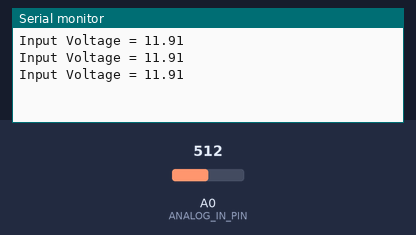
This sketch was run on a simulated Arduino Uno, built with avr-gcc and run on an emulated ATmega328P. Parts: the last lines printed to the serial monitor. The inputs (shaded band) are chosen by the test bench; at power-on: A0 (ANALOG_IN_PIN) = 512.

Above: at 1.3 s.
1.4 s: A0 (ANALOG_IN_PIN) set to 716
At 1.9 s:
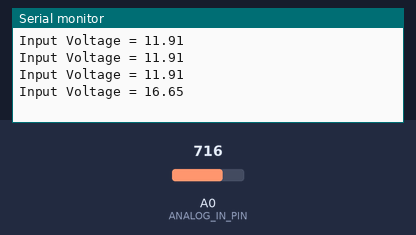
2.9 s: A0 (ANALOG_IN_PIN) set to 900
At 3.4 s:
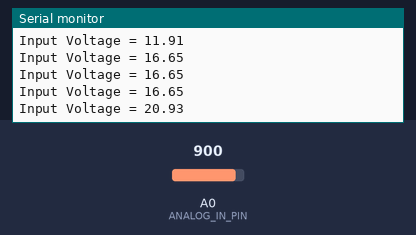
Timing chart, 0 to 5.9 s (numbered marks = the images above; inputs shaded):
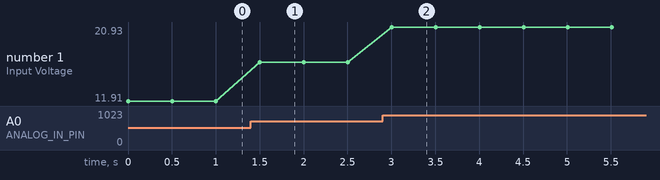

The sketch:

voltage.ino
```cpp
// Define analog input
#define ANALOG_IN_PIN A0

// Floats for ADC voltage & Input voltage
float adc_voltage = 0.0;
float in_voltage = 0.0;

// Floats for resistor values in divider (in ohms)
float R1 = 27900.0;
float R2 = 7350.0; //corrected from 7500 using the voltmeter device

// Float for Reference Voltage
float ref_voltage = 4.965;

// Integer for ADC value
int adc_value = 0;

void setup(){
  // Setup Serial Monitor
  Serial.begin(9600);
}

void loop(){
  // Read the Analog Input
  adc_value = analogRead(ANALOG_IN_PIN);

  // Determine voltage at ADC input
  adc_voltage  = (adc_value * ref_voltage) / 1024.0;

  // Calculate voltage at divider input
  in_voltage = adc_voltage*(R1+R2)/R2;

  // Print results to Serial Monitor to 2 decimal places
  Serial.print("Input Voltage = ");
  Serial.println(in_voltage, 2);

  // Short delay
  delay(500);
}
```

Measured:
- after the input at 1.4 s, the serial monitor: prints a new line after 0.10 s (image 1)
- after the input at 2.9 s, the serial monitor: prints a new line after 0.10 s (image 2)
- plotted number 1: 11.91 → 16.65 after the input at 1.4 s, 16.65 → 20.93 after the input at 2.9 s
